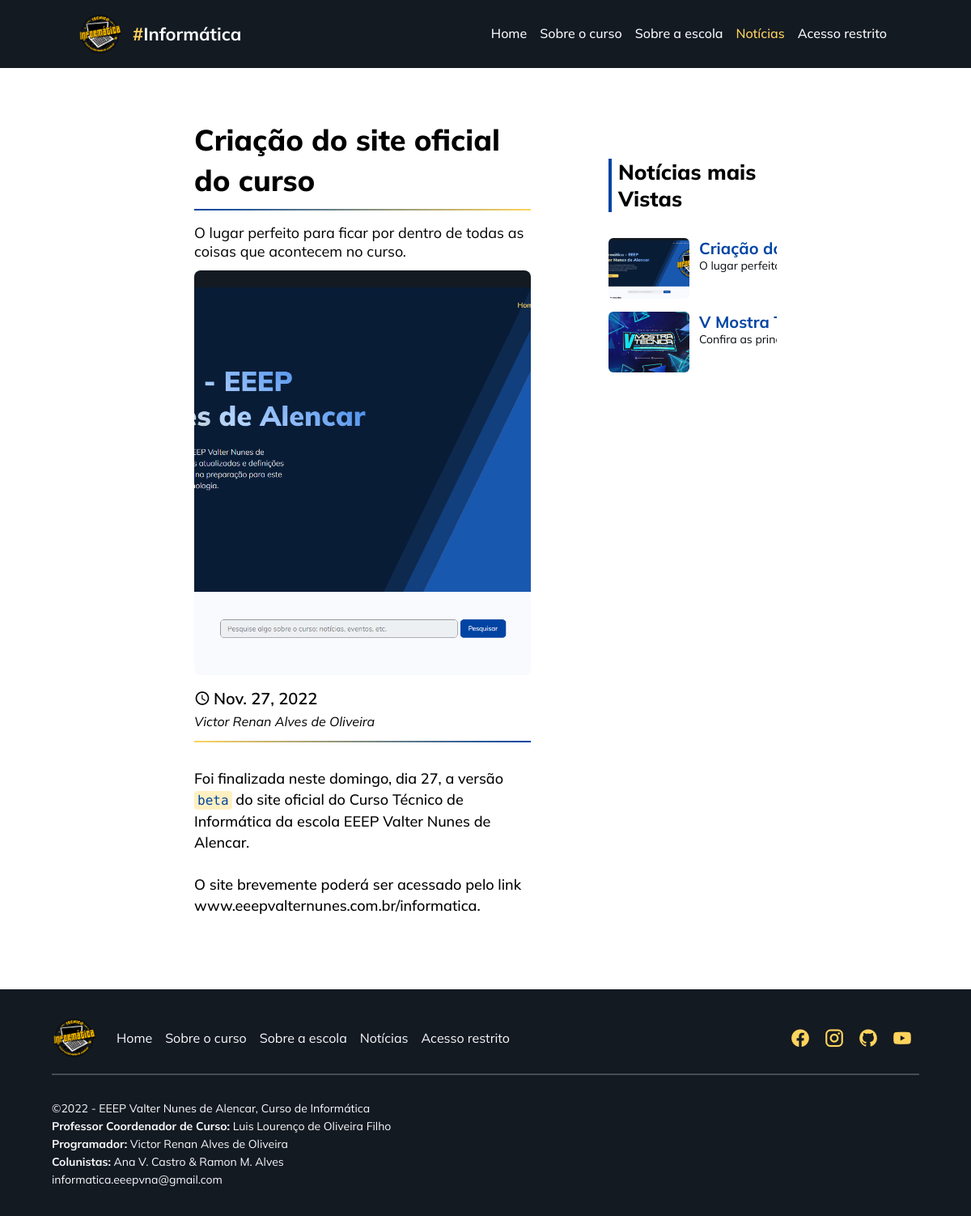
The page /informatica/noticias/1 on the database its author committed.
### informatica/models.py (models this page shows, shortened)
class Notice(models.Model):
    title = models.CharField(max_length=100)
    subtitle = models.CharField(max_length=100, blank=True)
    main_image = models.ImageField(upload_to='notices/images/')
    content = RichTextField(blank=True)
    author = models.CharField(max_length=100)
    publish_date = models.DateField(auto_now_add=True)
    notice_category = models.ForeignKey('Categoria', on_delete=models.SET_NULL, null=True)

### informatica/views.py (the view)
# urls.py: path('noticias/<int:notice_id>', views.noticia, name="noticia"),
def noticia(request, notice_id):
    noticias = models.Notice.objects.all().order_by('-id')
    noticias_recentes = models.Notice.objects.all().reverse()[:5]
    return render(request, 'informatica/noticia.html', {
        'noticia': models.Notice.objects.get(id=notice_id),
        'noticias': noticias,
        'noticias_recentes': noticias_recentes
    })

### informatica/templates/informatica/noticia.html (shortened to what this page needs)
{% extends 'informatica/layout.html' %}
{% load static %}
{% block head %}
    <link rel="stylesheet" href="{% static 'informatica/styles/noticia.css' %}">
{% endblock %}
{% block body %}
<div id="content-box">
    <main>
        <section id="notice-head">
            <h1>{{ noticia.title | safe }}</h1>
            <p>{{ noticia.subtitle }}</p>
            <img src="{{ noticia.main_image.url }}" alt="{{noticia.main_image | safe}}">
            <div>
                <div class="metadata">
                    <p><i class="mdi mdi-clock-outline"></i>{{ noticia.publish_date }}</p>
                    <em class="author">{{ noticia.author }}</em>
                </div>
                <span class="social">
                    <a href="#"></a>
                    <a href="#"></a>
                    <a href="#"></a>
                    <a href="#"></a>
                </span>
            </div>
        </section>
        <section id="notice-body">
            <article>
                {{ noticia.content | safe }}
            </article>
        </section>
    </main>
    <aside>
        <section id="indice-noticias">
            <div id="mais-vistas">
                <h1>Notícias mais Vistas</h1>
                <div class="notices-list">
                {% for noticia in noticias_recentes %}
                <article class="notices-list-notice">
                    <a href="{% url 'informatica:noticia' noticia.id %}">
                        <img src="{{ noticia.main_image.url }}" alt="{{ noticia.main_image.url | safe }}">
                        <div class="notice-info">
                            <h1>{{ noticia.title }}</h1>
                            <p>{{ noticia.subtitle }}</p>
                        </div>
                    </a>
                </article>
                {% endfor %}
                </div>
            </div>
        </section>
    </aside>
</div>
{% endblock %}

### informatica/static/informatica/styles/noticia.css (style rules this page uses)
* { margin: 0; padding: 0; box-sizing: border-box; box-shadow: none; font-family: "Mulish"; scroll-behavior: smooth; }
#content-box { display: grid; padding: 64px 20%; margin: 84px auto 0; align-content: flex-start; gap: 96px; grid-template: "main aside"/2fr 1fr; }
main { grid-area: main; }
#notice-head { margin-bottom: 32px; }
#notice-head h1 { font-size: 36px; margin-bottom: 16px; padding-bottom: 12px; line-height: 50px; font-weight: 800; position: relative; }
#notice-head h1::before { content: ""; position: absolute; bottom: 0; width: 100%; height: 2px; background: linear-gradient(45deg, #0044a3, #ffd45d); }
#notice-head > p { font-size: 18px; margin-bottom: 12px; }
#notice-head img { width: 100%; height: 500px; object-fit: cover; border-radius: 8px; margin-bottom: 12px; }
#notice-head > div { display: flex; align-items: center; position: relative; padding-bottom: 16px; }
#notice-head > div::before { content: ""; position: absolute; bottom: 0; width: 100%; height: 2px; background: linear-gradient(45deg, #ffd45d, #0044a3); }
#notice-head > div .social { font-size: 26px; margin-left: auto; }
#notice-head > div .social a { color: #0044a3; }
#notice-head > div p { font-size: 20px; display: flex; justify-content: center; align-items: center; width: fit-content; margin-bottom: 6px; font-weight: 600; }
#notice-head > div i { margin-right: 4px; }
#notice-body { counter-reset: topic; }
#notice-body article { width: 100%; }
#notice-body p { font-size: 18px; font-weight: 500; line-height: 26px; margin-bottom: 26px; }
#notice-body code { background-color: #fff0c2; padding: 2px 4px; font-size: 16px; color: #0044a3; border-radius: 4px; font-family: "Fira Code", monospace; font-weight: 500; }
aside { grid-area: aside; overflow: hidden; padding: 48px 0; }
#indice-noticias #mais-vistas > h1 { font-size: 32px; padding-left: 8px; border-left: 4px solid #0044a3; font-weight: 800; margin-bottom: 32px; font-size: 26px; }
#indice-noticias .notices-list { display: grid; gap: 16px; }
#indice-noticias .notices-list-notice { display: flex; transition: 200ms; width: 100%; }
#indice-noticias .notices-list-notice a { display: flex; text-decoration: none; color: #080b0f; }
#indice-noticias .notices-list-notice img { width: 100px; height: 75px; object-fit: cover; border-radius: 6px; }
#indice-noticias .notices-list-notice h1 { font-size: 20px; color: #0044a3; }
#indice-noticias .notices-list-notice p { font-size: 14px; max-width: 100%; overflow: hidden; text-overflow: ellipsis; white-space: nowrap; }
#indice-noticias .notices-list-notice .notice-info { padding: 0px 12px; }

### rows shown on the page
Notice: title "Criação do site oficial do curso", subtitle "O lugar perfeito para ficar por dentro de todas as coisas que acontecem no curso.", main_image (picture), publish_date "Nov. 27, 2022", author "Victor Renan Alves de Oliveira", content "Foi finalizada neste domingo, dia 27, a versão beta do site oficial do Curso Técnico de Informática da escola EEEP Valter Nunes de Alencar. O site brevemente poderá ser acessado pelo link www.eeepvalternunes.com.br/informatica.", title "Criação…", subtitle "O lugar…"
Notice: main_image (picture), title "V Mostra…", subtitle "Confira as…"
